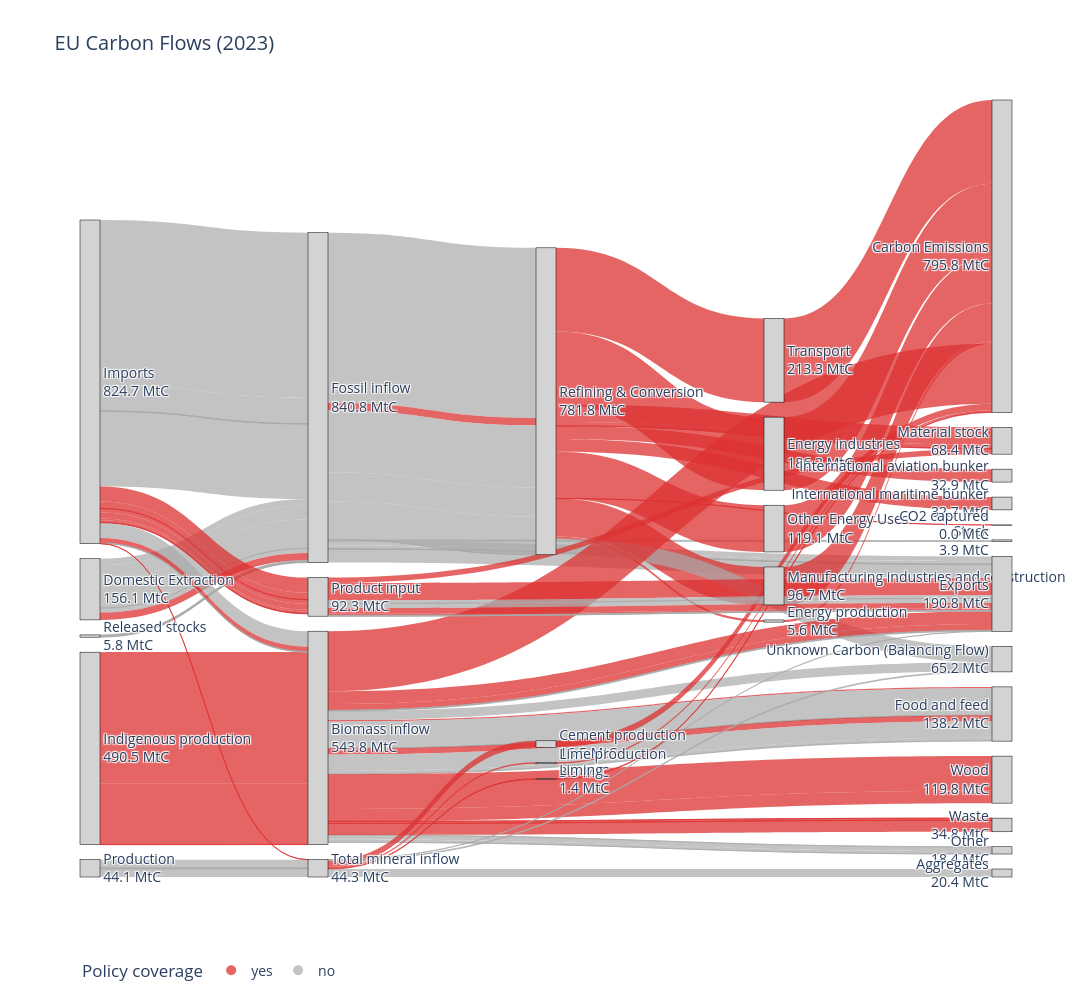

The notebook cell saved with this chart:
### Markdown cell above
# Combined Sankey - Policy Coverage

### Code cell
# Load the CSV
df_combined = pd.read_csv("/Users/charlottewestenberg/Thesis/00data/from_excel/total sankey - policy cov.csv")

# create unique node list
all_nodes = pd.concat([df_combined["Source"], df_combined["Target"]]).unique()
node_dict = {node: i for i, node in enumerate(all_nodes)}

# map to numeric IDs
df_combined["source_id"] = df_combined["Source"].map(node_dict)
df_combined["target_id"] = df_combined["Target"].map(node_dict)

policy_colors = {
    "yes":   "rgba(220, 50, 50, 0.75)",  # bright red for emissions
    "no":            "rgba(170, 170, 170, 0.7)",   # neutral grey (for mixed/uncategorized)
}

df_combined["color"] = df_combined["policy_cov"].map(policy_colors).fillna("rgba(200,200,200,0.4)")

#calculate outflows per source and target nodes
source_totals = df_combined.groupby("Source")["Value_tC"].sum()
node_inflow = df_combined.groupby("Target")["Value_tC"].sum()

labels_with_values = []
for node in all_nodes:
    inflow = node_inflow.get(node, 0)
    outflow = source_totals.get(node, 0)
    # choose what to display
    value = inflow if inflow > 0 else outflow
    if value > 0:
        labels_with_values.append(f"{node}<br>{value/1e6:.1f} MtC")
    else:
        labels_with_values.append(node)

fig = go.Figure(data=[go.Sankey(
    
    node=dict(
        pad=15,
        thickness=20,
        line=dict(color="black", width=0.5),
        label=labels_with_values,
        color="lightgrey"
    ),

    link=dict(
        source=df_combined["source_id"],
        target=df_combined["target_id"],
        value=df_combined["Value_tC"],
        color=df_combined["color"]
    )
)])

for policy, color in policy_colors.items():
    fig.add_trace(go.Scatter(
        x=[None],
        y=[None],
        mode='markers',
        marker=dict(size=10, color=color),
        legendgroup=policy,
        showlegend=True,
        name=policy
    ))

fig.update_layout(
    title_text="EU Carbon Flows (2023)",
    font_size=14,
    width=1600,
    height=1000,
    showlegend=True,
    legend=dict(
        title="Policy coverage",
        orientation="h",
        y=-0.1
    ),
    xaxis=dict(visible=False),
    yaxis=dict(visible=False),
    plot_bgcolor="white",
    paper_bgcolor="white"
)

fig.show()

### Figure 1 — Plotly figure (JSON) as saved in the notebook; plotly's stock layout.template omitted (floating-point values rounded to 4 significant figures)
{"data": [{"link": {"color": ["rgba(170, 170, 170, 0.7)", "rgba(170, 170, 170, 0.7)", "rgba(170, 170, 170, 0.7)", "rgba(170, 170, 170, 0.7)", "rgba(170, 170, 170, 0.7)", "rgba(170, 170, 170, 0.7)", "rgba(170, 170, 170, 0.7)", "rgba(170, 170, 170, 0.7)", "rgba(170, 170, 170, 0.7)", "rgba(170, 170, 170, 0.7)", "rgba(220, 50, 50, 0.75)", "rgba(170, 170, 170, 0.7)", "rgba(170, 170, 170, 0.7)", "rgba(170, 170, 170, 0.7)", "rgba(170, 170, 170, 0.7)", "rgba(170, 170, 170, 0.7)", "rgba(170, 170, 170, 0.7)", "rgba(170, 170, 170, 0.7)", "rgba(170, 170, 170, 0.7)", "rgba(170, 170, 170, 0.7)", "rgba(170, 170, 170, 0.7)", "rgba(170, 170, 170, 0.7)", "rgba(170, 170, 170, 0.7)", "rgba(220, 50, 50, 0.75)", "rgba(170, 170, 170, 0.7)", "rgba(170, 170, 170, 0.7)", "rgba(170, 170, 170, 0.7)", "rgba(170, 170, 170, 0.7)", "rgba(220, 50, 50, 0.75)", "rgba(220, 50, 50, 0.75)", "rgba(220, 50, 50, 0.75)", "rgba(220, 50, 50, 0.75)", "rgba(220, 50, 50, 0.75)", "rgba(220, 50, 50, 0.75)", "rgba(220, 50, 50, 0.75)", "rgba(220, 50, 50, 0.75)", "rgba(220, 50, 50, 0.75)", "rgba(220, 50, 50, 0.75)", "rgba(220, 50, 50, 0.75)", "rgba(220, 50, 50, 0.75)", "rgba(220, 50, 50, 0.75)", "rgba(220, 50, 50, 0.75)", "rgba(220, 50, 50, 0.75)", "rgba(220, 50, 50, 0.75)", "rgba(170, 170, 170, 0.7)", "rgba(220, 50, 50, 0.75)", "rgba(220, 50, 50, 0.75)", "rgba(220, 50, 50, 0.75)", "rgba(170, 170, 170, 0.7)", "rgba(220, 50, 50, 0.75)", "rgba(170, 170, 170, 0.7)", "rgba(170, 170, 170, 0.7)", "rgba(220, 50, 50, 0.75)", "rgba(220, 50, 50, 0.75)", "rgba(220, 50, 50, 0.75)", "rgba(170, 170, 170, 0.7)", "rgba(170, 170, 170, 0.7)", "rgba(220, 50, 50, 0.75)", "rgba(220, 50, 50, 0.75)", "rgba(170, 170, 170, 0.7)", "rgba(170, 170, 170, 0.7)", "rgba(170, 170, 170, 0.7)", "rgba(220, 50, 50, 0.75)", "rgba(170, 170, 170, 0.7)", "rgba(170, 170, 170, 0.7)", "rgba(170, 170, 170, 0.7)", "rgba(220, 50, 50, 0.75)", "rgba(220, 50, 50, 0.75)", "rgba(220, 50, 50, 0.75)", "rgba(170, 170, 170, 0.7)", "rgba(170, 170, 170, 0.7)", "rgba(170, 170, 170, 0.7)", "rgba(170, 170, 170, 0.7)", "rgba(220, 50, 50, 0.75)", "rgba(220, 50, 50, 0.75)", "rgba(220, 50, 50, 0.75)", "rgba(220, 50, 50, 0.75)", "rgba(170, 170, 170, 0.7)", "rgba(170, 170, 170, 0.7)", "rgba(170, 170, 170, 0.7)", "rgba(170, 170, 170, 0.7)", "rgba(170, 170, 170, 0.7)", "rgba(220, 50, 50, 0.75)", "rgba(220, 50, 50, 0.75)", "rgba(220, 50, 50, 0.75)", "rgba(220, 50, 50, 0.75)", "rgba(170, 170, 170, 0.7)", "rgba(170, 170, 170, 0.7)", "rgba(220, 50, 50, 0.75)", "rgba(220, 50, 50, 0.75)", "rgba(220, 50, 50, 0.75)", "rgba(170, 170, 170, 0.7)", "rgba(220, 50, 50, 0.75)", "rgba(220, 50, 50, 0.75)", "rgba(220, 50, 50, 0.75)", "rgba(220, 50, 50, 0.75)", "rgba(220, 50, 50, 0.75)", "rgba(220, 50, 50, 0.75)", "rgba(220, 50, 50, 0.75)", "rgba(170, 170, 170, 0.7)", "rgba(170, 170, 170, 0.7)", "rgba(170, 170, 170, 0.7)", "rgba(220, 50, 50, 0.75)", "rgba(220, 50, 50, 0.75)", "rgba(170, 170, 170, 0.7)", "rgba(170, 170, 170, 0.7)", "rgba(220, 50, 50, 0.75)"], "source": [0, 0, 0, 0, 0, 1, 1, 1, 1, 1, 1, 2, 2, 2, 2, 2, 3, 3, 3, 3, 2, 2, 2, 2, 2, 2, 2, 2, 4, 4, 4, 4, 4, 4, 4, 4, 5, 6, 7, 8, 9, 4, 4, 4, 4, 10, 10, 10, 0, 0, 0, 0, 0, 11, 11, 11, 11, 12, 11, 11, 11, 11, 11, 11, 11, 11, 11, 11, 11, 11, 11, 11, 11, 11, 11, 11, 11, 11, 13, 13, 13, 13, 0, 14, 14, 14, 14, 14, 15, 16, 17, 14, 0, 0, 0, 0, 0, 0, 0, 12, 12, 12, 12, 12, 12, 12, 12], "target": [2, 2, 2, 2, 2, 2, 2, 2, 2, 2, 2, 18, 18, 18, 18, 18, 2, 2, 2, 2, 19, 19, 4, 4, 4, 4, 4, 4, 5, 6, 7, 8, 9, 20, 21, 22, 23, 23, 23, 23, 23, 24, 24, 24, 25, 11, 11, 11, 11, 11, 11, 11, 12, 18, 18, 18, 18, 18, 26, 26, 26, 26, 26, 26, 26, 26, 27, 27, 27, 28, 28, 28, 28, 23, 29, 29, 27, 25, 14, 14, 14, 14, 14, 15, 16, 17, 30, 18, 23, 23, 23, 25, 12, 12, 12, 12, 12, 12, 12, 18, 18, 18, 18, 18, 18, 18, 24], "value": [420500000.0, 66170000.0, 516500.0, 22480.0, 191600000.0, 16120000.0, 35600000.0, 73770000.0, 538800.0, 11340000.0, 18750000.0, 12190000.0, 7369000.0, 892100.0, 8079.0, 34310000.0, 2506000.0, 830400.0, 1157000.0, 1262000.0, 3420000.0, 442300.0, 433500000.0, 18750000.0, 158300000.0, 74230000.0, 96910000.0, 110900.0, 5595000.0, 213300000.0, 96750000.0, 186200000.0, 119100000.0, 32930000.0, 32660000.0, 14000.0, 5595000.0, 213300000.0, 96750000.0, 186200000.0, 119100000.0, 44460000.0, 9365000.0, 911500.0, 40820000.0, 335200000.0, 154800000.0, 575000.0, 39370000.0, 12500000.0, 707400.0, 680800.0, 38400000.0, 32500000.0, 16310000.0, 227900.0, 1997000.0, 44430000.0, 3693000.0, 68410000.0, 369600.0, 191400.0, 15000000.0, 42010000.0, 7208000.0, 1328000.0, 129500.0, 5258000.0, 19930.0, 510000.0, 10930000.0, 6991000.0, 2860.0, 153100000.0, 88420000.0, 31370000.0, 29350000.0, 22470000.0, 21080000.0, 731900.0, 1943000.0, 20360000.0, 224800.0, 16520000.0, 3854000.0, 1404000.0, 20360000.0, 272000.0, 16520000.0, 3854000.0, 1404000.0, 1927000.0, 17580000.0, 184700.0, 10200000.0, 15050000.0, 4831000.0, 4797000.0, 1245000.0, 7479000.0, 546100.0, 11470000.0, 14640000.0, 3931000.0, 1843000.0, 370600.0, 13620000.0]}, "node": {"color": "lightgrey", "label": ["Imports<br>824.7 MtC", "Domestic Extraction<br>156.1 MtC", "Fossil inflow<br>840.8 MtC", "Released stocks<br>5.8 MtC", "Refining & Conversion<br>781.8 MtC", "Energy production<br>5.6 MtC", "Transport<br>213.3 MtC", "Manufacturing industries and construction<br>96.7 MtC", "Energy industries<br>186.2 MtC", "Other Energy Uses<br>119.1 MtC", "Indigenous production<br>490.5 MtC", "Biomass inflow<br>543.8 MtC", "Product input<br>92.3 MtC", "Production<br>44.1 MtC", "Total mineral inflow<br>44.3 MtC", "Cement production<br>16.5 MtC", "Lime production<br>3.9 MtC", "Liming<br>1.4 MtC", "Exports<br>190.8 MtC", "Stock<br>3.9 MtC", "International aviation bunker<br>32.9 MtC", "International maritime bunker<br>32.7 MtC", "CO2 captured<br>0.0 MtC", "Carbon Emissions<br>795.8 MtC", "Material stock<br>68.4 MtC", "Unknown Carbon (Balancing Flow)<br>65.2 MtC", "Food and feed<br>138.2 MtC", "Waste<br>34.8 MtC", "Other<br>18.4 MtC", "Wood<br>119.8 MtC", "Aggregates<br>20.4 MtC"], "line": {"color": "black", "width": 0.5}, "pad": 15, "thickness": 20}, "type": "sankey"}, {"legendgroup": "yes", "marker": {"color": "rgba(220, 50, 50, 0.75)", "size": 10}, "mode": "markers", "name": "yes", "showlegend": true, "type": "scatter", "x": [null], "y": [null]}, {"legendgroup": "no", "marker": {"color": "rgba(170, 170, 170, 0.7)", "size": 10}, "mode": "markers", "name": "no", "showlegend": true, "type": "scatter", "x": [null], "y": [null]}], "layout": {"font": {"size": 14}, "height": 1000, "legend": {"orientation": "h", "title": {"text": "Policy coverage"}, "y": -0.1}, "paper_bgcolor": "white", "plot_bgcolor": "white", "showlegend": true, "title": {"text": "EU Carbon Flows (2023)"}, "width": 1600, "xaxis": {"visible": false}, "yaxis": {"visible": false}}}
